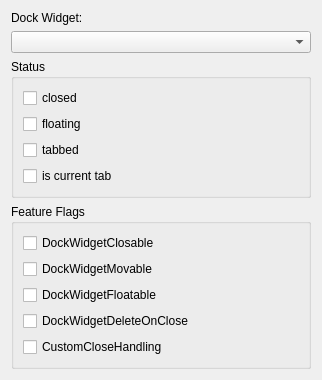
<?xml version="1.0" encoding="UTF-8"?>
<ui version="4.0">
 <class>CStatusDialogClass</class>
 <widget class="QDialog" name="CStatusDialogClass">
  <property name="geometry">
   <rect>
    <x>0</x>
    <y>0</y>
    <width>357</width>
    <height>331</height>
   </rect>
  </property>
  <property name="sizePolicy">
   <sizepolicy hsizetype="Preferred" vsizetype="Preferred">
    <horstretch>0</horstretch>
    <verstretch>0</verstretch>
   </sizepolicy>
  </property>
  <property name="windowTitle">
   <string>Dock Widget Status</string>
  </property>
  <layout class="QVBoxLayout" name="verticalLayout_2">
   <property name="sizeConstraint">
    <enum>QLayout::SetFixedSize</enum>
   </property>
   <item>
    <widget class="QLabel" name="dockWidgetLabel">
     <property name="sizePolicy">
      <sizepolicy hsizetype="Preferred" vsizetype="Fixed">
       <horstretch>0</horstretch>
       <verstretch>0</verstretch>
      </sizepolicy>
     </property>
     <property name="text">
      <string>Dock Widget:</string>
     </property>
    </widget>
   </item>
   <item>
    <widget class="QComboBox" name="dockWidgetsComboBox">
     <property name="minimumSize">
      <size>
       <width>300</width>
       <height>0</height>
      </size>
     </property>
    </widget>
   </item>
   <item>
    <widget class="QGroupBox" name="statusGroupBox">
     <property name="sizePolicy">
      <sizepolicy hsizetype="Preferred" vsizetype="Minimum">
       <horstretch>0</horstretch>
       <verstretch>0</verstretch>
      </sizepolicy>
     </property>
     <property name="title">
      <string>Status</string>
     </property>
     <layout class="QVBoxLayout" name="verticalLayout">
      <item>
       <widget class="QCheckBox" name="isClosedCheckBox">
        <property name="text">
         <string>closed</string>
        </property>
       </widget>
      </item>
      <item>
       <widget class="QCheckBox" name="isFloatingCheckBox">
        <property name="text">
         <string>floating</string>
        </property>
       </widget>
      </item>
      <item>
       <widget class="QCheckBox" name="tabbedCheckBox">
        <property name="text">
         <string>tabbed</string>
        </property>
       </widget>
      </item>
      <item>
       <widget class="QCheckBox" name="isCurrentTabCheckBox">
        <property name="text">
         <string>is current tab</string>
        </property>
       </widget>
      </item>
     </layout>
    </widget>
   </item>
   <item>
    <widget class="QGroupBox" name="flagsGroupBox">
     <property name="sizePolicy">
      <sizepolicy hsizetype="Preferred" vsizetype="Minimum">
       <horstretch>0</horstretch>
       <verstretch>0</verstretch>
      </sizepolicy>
     </property>
     <property name="title">
      <string>Feature Flags</string>
     </property>
     <layout class="QVBoxLayout" name="verticalLayout_3">
      <item>
       <widget class="QCheckBox" name="closableCheckBox">
        <property name="text">
         <string>DockWidgetClosable</string>
        </property>
       </widget>
      </item>
      <item>
       <widget class="QCheckBox" name="movableCheckBox">
        <property name="text">
         <string>DockWidgetMovable</string>
        </property>
       </widget>
      </item>
      <item>
       <widget class="QCheckBox" name="floatableCheckBox">
        <property name="text">
         <string>DockWidgetFloatable</string>
        </property>
       </widget>
      </item>
      <item>
       <widget class="QCheckBox" name="deleteOnCloseCheckBox">
        <property name="text">
         <string>DockWidgetDeleteOnClose</string>
        </property>
       </widget>
      </item>
      <item>
       <widget class="QCheckBox" name="customCloseHandlingCheckBox">
        <property name="text">
         <string>CustomCloseHandling</string>
        </property>
       </widget>
      </item>
     </layout>
    </widget>
   </item>
  </layout>
 </widget>
 <resources/>
 <connections/>
</ui>
